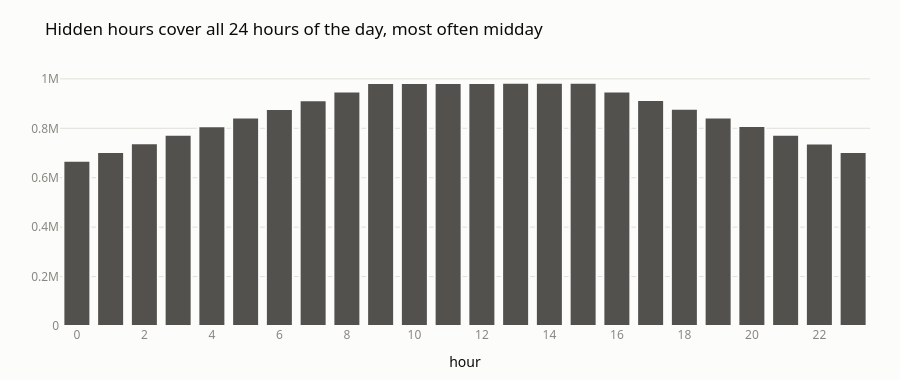

Notebook cell for this chart:
### Code cell
hidden_by_hour = (
    masks["datetime"].dt.hour.value_counts().sort_index().rename_axis("hour")
)
hidden_by_hour = hidden_by_hour.rename("hidden_hours").reset_index()
display(hidden_by_hour.T)

fig = px.bar(
    hidden_by_hour,
    x="hour",
    y="hidden_hours",
    title="Hidden hours cover all 24 hours of the day, most often midday",
)
fig.update_traces(
    marker_color=ALL_DATA, marker_line_color="#fcfcfb", marker_line_width=2
)
fig.update_layout(height=380, xaxis_dtick=2, yaxis_title=None)
fig.show()

### Figure 1 — Plotly figure (JSON) as saved in the notebook; plotly's stock layout.template omitted (floating-point values rounded to 4 significant figures)
{"data": [{"hovertemplate": "hour=%{x}<br>hidden_hours=%{y}<extra></extra>", "legendgroup": "", "marker": {"color": "#52514e", "line": {"color": "#fcfcfb", "width": 2}, "pattern": {"shape": ""}}, "name": "", "orientation": "v", "showlegend": false, "textposition": "auto", "type": "bar", "x": [0, 1, 2, 3, 4, 5, 6, 7, 8, 9, 10, 11, 12, 13, 14, 15, 16, 17, 18, 19, 20, 21, 22, 23], "xaxis": "x", "y": [668999, 703996, 739213, 773840, 808613, 843743, 878603, 913607, 948518, 983206, 983487, 983798, 983780, 983912, 984140, 984008, 949118, 914089, 879036, 843840, 808967, 773964, 738946, 703758], "yaxis": "y"}], "layout": {"barmode": "relative", "height": 380, "legend": {"tracegroupgap": 0}, "title": {"text": "Hidden hours cover all 24 hours of the day, most often midday"}, "xaxis": {"anchor": "y", "domain": [0, 1], "dtick": 2, "title": {"text": "hour"}}, "yaxis": {"anchor": "x", "domain": [0, 1], "title": {}}}}
